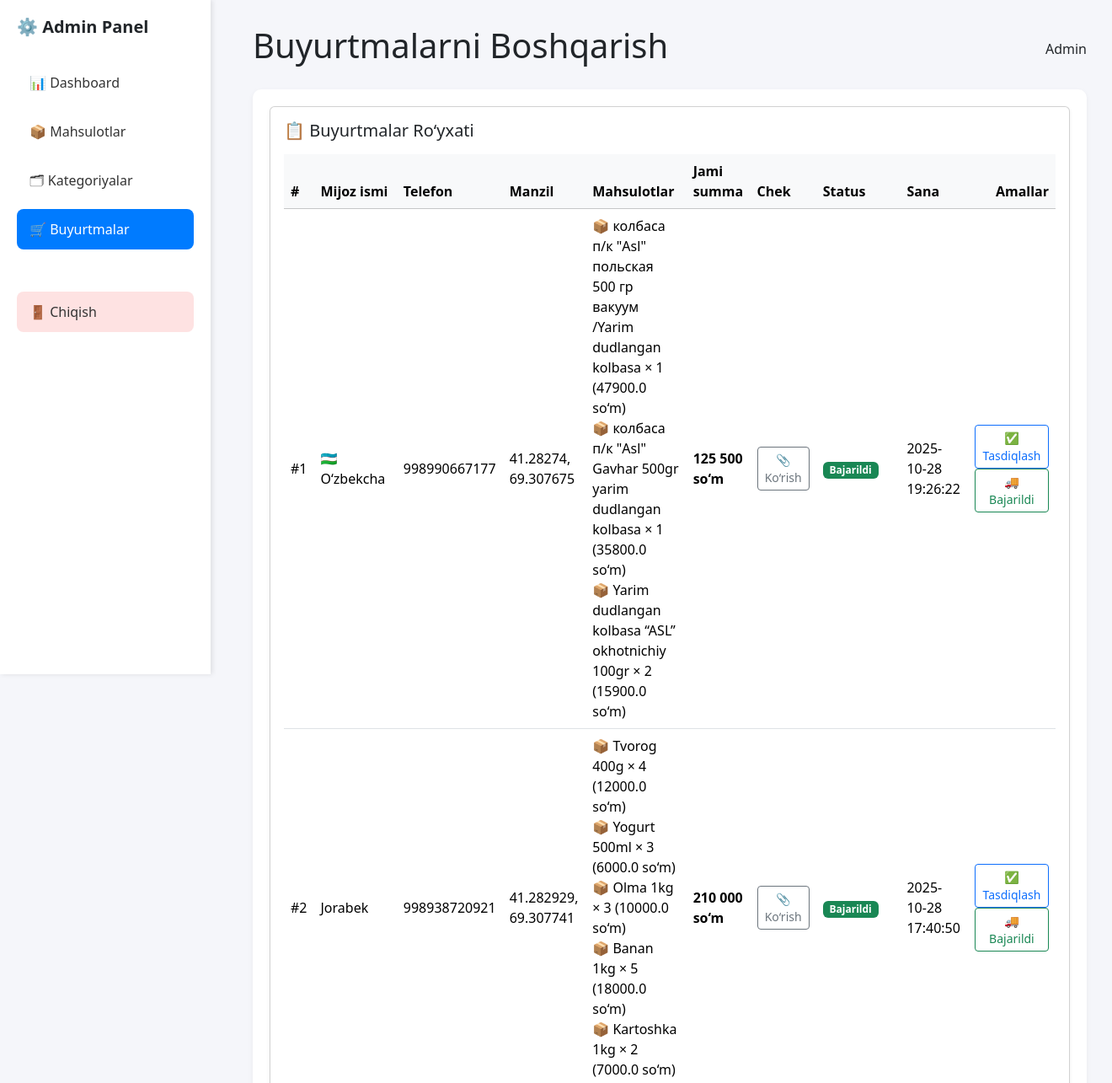
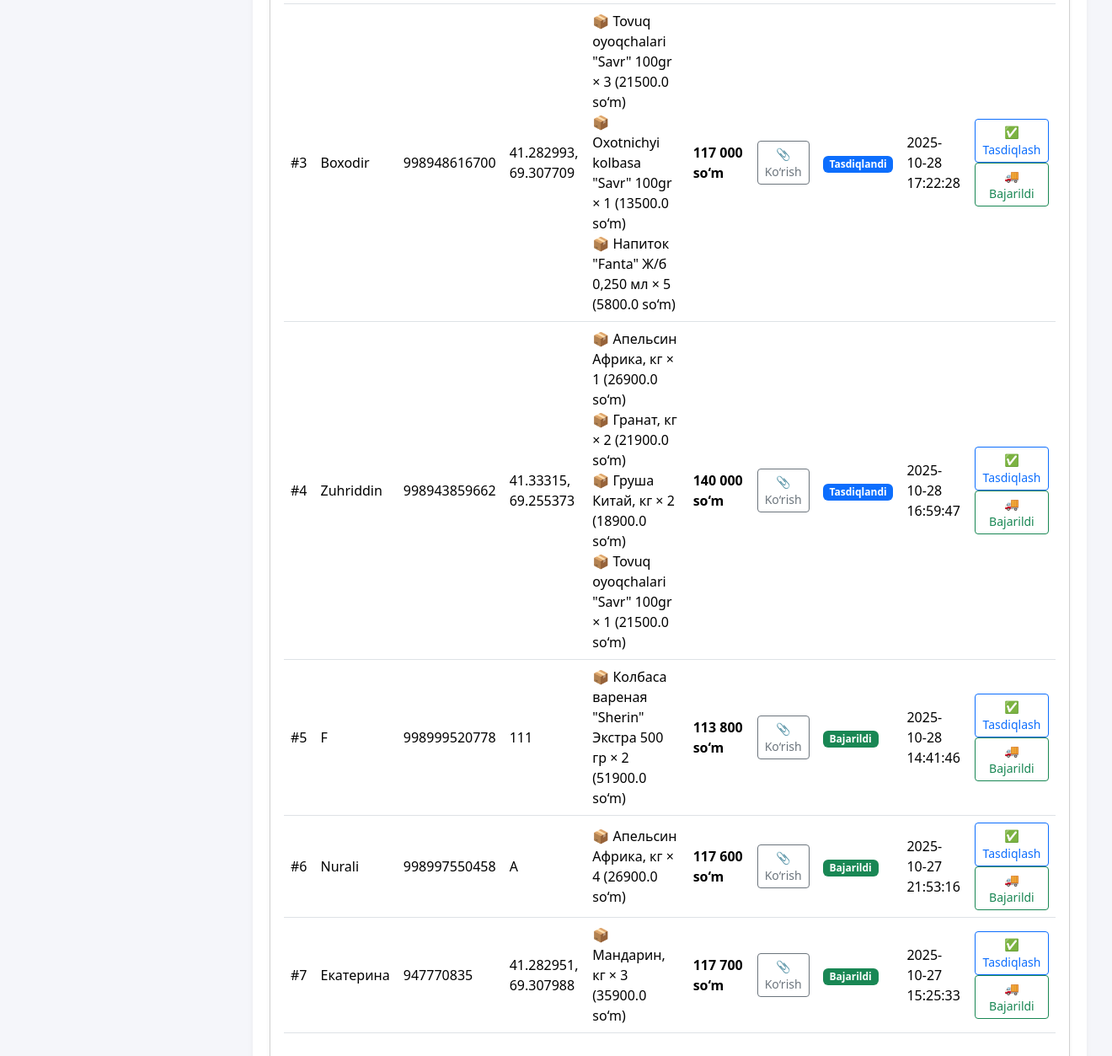
The page /admin/orders (signed in) on the database its author committed (2 pictures, top to bottom).
### tables this page shows
CREATE TABLE orders (
    id INTEGER PRIMARY KEY AUTOINCREMENT,
    tg_id TEXT,
    name TEXT,
    phone TEXT,
    address TEXT,
    total_price REAL,
    receipt TEXT,
    status TEXT DEFAULT 'Kutilmoqda',
    created_at TIMESTAMP DEFAULT CURRENT_TIMESTAMP
);

CREATE TABLE order_items (
    id INTEGER PRIMARY KEY AUTOINCREMENT,
    order_id INTEGER,
    product_name TEXT,
    quantity INTEGER,
    price REAL,
    FOREIGN KEY(order_id) REFERENCES orders(id)
);

### server.py (the view)
@app.route("/admin/orders")
@login_required
def admin_orders():
    conn = get_db_connection()
    orders = conn.execute("""
        SELECT o.*,
               u.address AS user_address,
               u.lat AS user_lat,
               u.lon AS user_lon
        FROM orders o
        LEFT JOIN users u ON o.tg_id = u.tg_id
        ORDER BY o.id DESC
    """).fetchall()
    result = []
    for o in orders:
        items = conn.execute(
            "SELECT product_name, quantity, price FROM order_items WHERE order_id=?",
            (o["id"],)
        ).fetchall()
        result.append({
            **dict(o),
            "items": [dict(i) for i in items]   # items qo‘shildi
        })
    conn.close()
    tz = pytz.timezone("Asia/Tashkent")
    for o in result:
        if o["created_at"]:
            try:
                dt = datetime.strptime(o["created_at"], "%Y-%m-%d %H:%M:%S")
                o["created_at"] = dt.replace(tzinfo=pytz.UTC).astimezone(tz).strftime("%Y-%m-%d %H:%M:%S")
            except:
                pass
    return render_template("admin/orders.html", orders=result)

### server.py (called while the page is built)
def get_db_connection():
    conn = sqlite3.connect("shop.db")
    conn.row_factory = sqlite3.Row
    return conn

def select_locale():
    if "lang" in session:
        return session["lang"]
    tg_id = session.get("tg_id")
    if tg_id:
        conn = get_db_connection()
        user = conn.execute("SELECT lang FROM users WHERE tg_id=?", (tg_id,)).fetchone()
        conn.close()
        if user and user["lang"]:
            return user["lang"]
    return request.accept_languages.best_match(["uz", "ru"]) or "uz"

@app.before_request
def capture_tg_id():
    tg_id = request.args.get("tg_id")
    if tg_id:
        session["tg_id"] = tg_id

@app.before_request
def set_global_locale():
    g.locale = select_locale()

@app.context_processor
def inject_current_lang():
    return {"current_lang": getattr(g, "locale", "uz")}

def login_required(f):
    @wraps(f)
    def decorated_function(*args, **kwargs):
        if "admin_logged_in" not in session:
            return redirect(url_for("admin_login"))
        return f(*args, **kwargs)
    return decorated_function

### templates/admin/orders.html
{% extends "admin/base_admin.html" %}
{% block title %}{{ _("Buyurtmalarni Boshqarish") }}{% endblock %}
{% block content %}
<div class="card shadow-sm">
  <div class="card-body">
    <h5 class="card-title mb-3">📋 {{ _("Buyurtmalar Ro‘yxati") }}</h5>
    <div class="table-responsive">
      <table class="table table-hover align-middle">
        <thead class="table-light">
          <tr>
            <th>#</th>
            <th>{{ _("Mijoz ismi") }}</th>
            <th>{{ _("Telefon") }}</th>
            <th>{{ _("Manzil") }}</th>
            <th>{{ _("Mahsulotlar") }}</th>
            <th>{{ _("Jami summa") }}</th>
            <th>{{ _("Chek") }}</th>
            <th>{{ _("Status") }}</th>
            <th>{{ _("Sana") }}</th>
            <th class="text-end">{{ _("Amallar") }}</th>
          </tr>
        </thead>
        <tbody>
          {% for o in orders %}
          <tr>
            <td>#{{ loop.index }}</td>
            <td>{{ o['name'] }}</td>
            <td>{{ o['phone'] }}</td>
            <td>
              {% if o['lat'] and o['lon'] %}
                <a href="https://www.google.com/maps?q={{ o['lat'] }},{{ o['lon'] }}"
                   target="_blank" class="text-primary">🗺 {{ _("Google Maps") }}</a>
              {% else %}
                {{ o['address'] }}
              {% endif %}
            </td>
            <td>
              <ul class="list-unstyled mb-0">
                {% for item in o['items'] %}
                  <li>📦 {{ item['product_name'] }} × {{ item['quantity'] }} ({{ item['price'] }} so‘m)</li>
                {% endfor %}
              </ul>
            </td>
            <td><b>{{ "{:,}".format(o['total_price']|int).replace(",", " ") }} {{ _("so‘m") }}</b></td>
            <td>
              {% if o['receipt'] %}
                <a href="{{ url_for('admin_receipt', filename=o['receipt']) }}" target="_blank"
                   class="btn btn-sm btn-outline-secondary">📎 {{ _("Ko‘rish") }}</a>
              {% else %}
                <span class="text-muted">—</span>
              {% endif %}
            </td>
            <td>
              {% if o['status'] == 'Kutilmoqda' %}
                <span class="badge bg-warning text-dark">{{ _("Kutilmoqda") }}</span>
              {% elif o['status'] == 'Tasdiqlandi' %}
                <span class="badge bg-primary">{{ _("Tasdiqlandi") }}</span>
              {% elif o['status'] == 'Bajarildi' %}
                <span class="badge bg-success">{{ _("Bajarildi") }}</span>
              {% endif %}
            </td>
            <td>{{ o['created_at'] }}</td>
            <td class="text-end">
              <a href="{{ url_for('admin_update_order', order_id=o['id'], new_status='Tasdiqlandi') }}"
                 class="btn btn-sm btn-outline-primary">✅ {{ _("Tasdiqlash") }}</a>
              <a href="{{ url_for('admin_update_order', order_id=o['id'], new_status='Bajarildi') }}"
                 class="btn btn-sm btn-outline-success">🚚 {{ _("Bajarildi") }}</a>
            </td>
          </tr>
          {% else %}
          <tr>
            <td colspan="10" class="text-center text-muted">🚀 {{ _("Hali buyurtma yo‘q") }}</td>
          </tr>
          {% endfor %}
        </tbody>
      </table>
    </div>
  </div>
</div>
{% endblock %}

### static/styles.css (style rules this page uses)
html, body { margin: 0; padding: 0; font-family: Arial, sans-serif; background: #f9fafb; height: 100%; -webkit-overflow-scrolling: touch; }

### templates/admin/base_admin.html (style rules this page uses)
body { background: #f5f6fa; font-family: 'Segoe UI', sans-serif; }

### rows shown on the page
orders: name "🇺🇿 O‘zbekcha", phone "998990667177", address "41.28274, 69.307675", total_price "125 500", created_at "2025-10-28 19:26:22"
order_items: product_name "колбаса п/к \"Asl\" польская 500 гр вакуум /Yarim dudlangan kolbasa", quantity "1", price "47900.0"
order_items: product_name "колбаса п/к \"Asl\" Gavhar 500gr yarim dudlangan kolbasa", quantity "1", price "35800.0"
order_items: product_name "Yarim dudlangan kolbasa “ASL” okhotnichiy 100gr", quantity "2", price "15900.0"
orders: name "Jorabek", phone "998938720921", address "41.282929, 69.307741", total_price "210 000", created_at "2025-10-28 17:40:50"
order_items: product_name "Tvorog 400g", quantity "4", price "12000.0"
order_items: product_name "Yogurt 500ml", quantity "3", price "6000.0"
order_items: product_name "Olma 1kg", quantity "3", price "10000.0"
order_items: product_name "Banan 1kg", quantity "5", price "18000.0"
order_items: product_name "Kartoshka 1kg", quantity "2", price "7000.0"
orders: name "Boxodir", phone "998948616700", address "41.282993, 69.307709", total_price "117 000", created_at "2025-10-28 17:22:28"
order_items: product_name "Tovuq oyoqchalari \"Savr\" 100gr", quantity "3", price "21500.0"
order_items: product_name "Oxotnichyi kolbasa \"Savr\" 100gr", quantity "1", price "13500.0"
order_items: product_name "Напиток \"Fanta\" Ж/б 0,250 мл", quantity "5", price "5800.0"
orders: name "Zuhriddin", phone "998943859662", address "41.33315, 69.255373", total_price "140 000", created_at "2025-10-28 16:59:47"
order_items: product_name "Апельсин Африка, кг", quantity "1", price "26900.0"
order_items: product_name "Гранат, кг", quantity "2", price "21900.0"
order_items: product_name "Груша Китай, кг", quantity "2", price "18900.0"
order_items: product_name "Tovuq oyoqchalari \"Savr\" 100gr", quantity "1", price "21500.0"
orders: name "F", phone "998999520778", address "111", total_price "113 800", created_at "2025-10-28 14:41:46"
order_items: product_name "Колбаса вареная \"Sherin\" Экстра 500 гр", quantity "2", price "51900.0"
orders: name "Nurali", phone "998997550458", address "A", total_price "117 600", created_at "2025-10-27 21:53:16"
order_items: product_name "Апельсин Африка, кг", quantity "4", price "26900.0"
orders: name "Екатерина", phone "947770835", address "41.282951, 69.307988", total_price "117 700", created_at "2025-10-27 15:25:33"
order_items: product_name "Мандарин, кг", quantity "3", price "35900.0"
